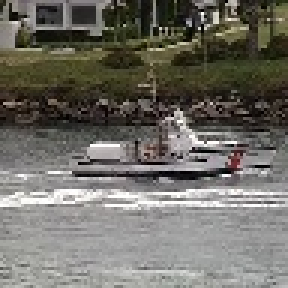
#> input picture data/a_frame00120_scaled.jpg, 96 x 96 px (shown 3 times larger)
$ python -i utilities.py   (imports and definitions only)
#> lines starting #> are read from the running program, lines starting #| are printed output that depends on the picture
import os
import shutil
import cv2
import random
import glob
from PIL import Image
import numpy as np
from matplotlib.pyplot import imshow, figure

height = 480
width = 640

dirs_f1 = '/home/wilfred/Datasets/Motion/final_4/f1'
dirs_f2 = '/home/wilfred/Datasets/Motion/final_4/f2'
dirs_f3 = '/home/wilfred/Datasets/Motion/final_4/f3'
dirs_f4 = '/home/wilfred/Datasets/Motion/final_4/f4'
dest = '/home/wilfred/Datasets/Motion/final_processed_120_120'
num = 5

# [86 lines left out: functions curate_f1, curate_f2, curate_f3, curate_f4, not called in this run]

def compileImagefiles(source,dest):
    dirs = sorted(glob.glob(source+'/*'))
    for s in dirs:
        files = sorted(glob.glob(s+'/*'))
        for i in range(len(files)//6):
            images = files[i*6:i*6+6]
            dest_ = dest+'/'+s.split('/')[-1]+'_'+images[0].split('/')[-1].split('.')[-2]

            if not os.path.exists(dest_):
                os.mkdir(dest_)
                for img in images:
                    shutil.copy(img, dest_)
    return None

# [109 lines left out: functions convert, resizeImage, extract, process, datasetCreator, test_create, not called in this run]
# [7 lines not run here, left out]

>>> import cv2
>>> picture = cv2.imread('../data/a_frame00120_scaled.jpg', cv2.IMREAD_GRAYSCALE)
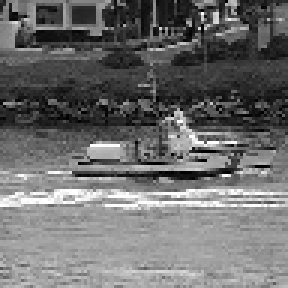
#> picture: shape (96, 96) (shown 3 times larger); min 0, max 255, mean 109.5
>>> result = compileImagefiles(picture, 'out.png')
#> (the run stopped early here; a loop or call above may not have finished)

$ run again, on data/a_frame00124_scaled.jpg
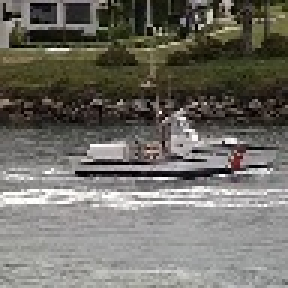
#> input picture data/a_frame00124_scaled.jpg, 96 x 96 px (shown 3 times larger)
#> `picture = cv2.imread('../data/a_frame00120_scaled.jpg', cv2.IMREAD_GRA..`:
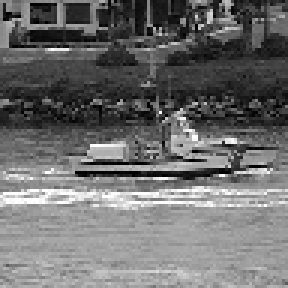
#> picture: shape (96, 96) (shown 3 times larger); min 0, max 255, mean 109.9

$ run again, on data/frame00120.jpg
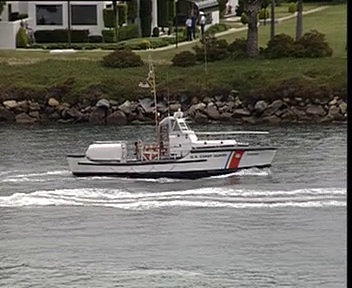
#> input picture data/frame00120.jpg, 352 x 288 px
#> `picture = cv2.imread('../data/a_frame00120_scaled.jpg', cv2.IMREAD_GRA..`:
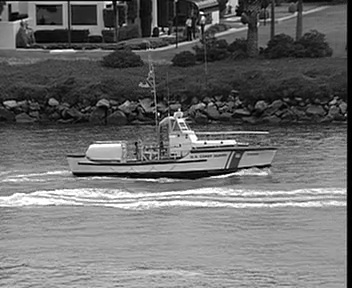
#> picture: shape (288, 352); min 0, max 255, mean 108.3
